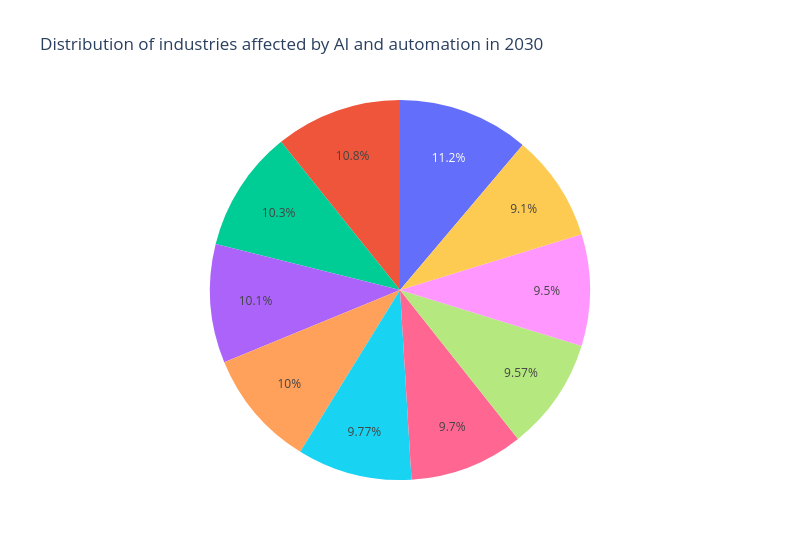

Notebook cell for this chart:
### Code cell
# I represented this as a pie chart to show the proportion of job losses in each industry. The pie chart provides a clear visual representation of how different industries are affected by AI and automation, allowing for easy comparison of the impact across sectors.
fig =px.pie(
    data_frame=ind_df,
    values='Total',
    labels='Type of Industry',
    title='Distribution of industries affected by AI and automation in 2030',
    width=800,
)
fig.show()

### Figure 1 — Plotly figure (JSON) as saved in the notebook; plotly's stock layout.template omitted (floating-point values rounded to 4 significant figures)
{"data": [{"domain": {"x": [0, 1], "y": [0, 1]}, "hovertemplate": "Total=%{value}<extra></extra>", "legendgroup": "", "name": "", "showlegend": false, "type": "pie", "values": [335, 323, 310, 303, 300, 293, 291, 287, 285, 273]}], "layout": {"legend": {"tracegroupgap": 0}, "title": {"text": "Distribution of industries affected by AI and automation in 2030"}, "width": 800}}
